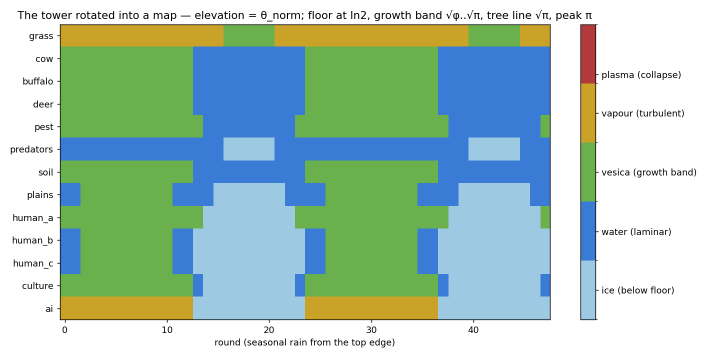
#> input picture alignment/tower_map.png, 1430 x 715 px (shown at 1/2 size); its folder holds only this picture in this run
$ python -i mixedness_observer.py   (imports and definitions only)
#> lines starting #> are read from the running program, lines starting #| are printed output that depends on the picture
#!/usr/bin/env python3
"""
Mixedness / blur observer (Jonathan's C-field idea, image side).
================================================================
Model-free, local boundary-structure route — orthogonal to the semantic vision
routes and to the global spectral route. Measures how the image blends region to
region (the "mixedness" / blur field) and whether that blur is physically
structured (real: depth-of-field, coherent) or anomalous (AI: melted seams, flat
soft, composited halos).

Features per image:
  lap_var       global sharpness (variance of Laplacian)
  sharp_cv      coeff. of variation of the LOCAL sharpness map = depth-of-field
                structure (real photos: sharp subject + blurred bg -> high CV)
  blur_ratio    |grad(blur(x))| / |grad(x)|  (already-soft images -> near 1; AI melt higher)
  grad_kurt     kurtosis of gradient magnitude (natural images heavy-tailed)
  mix_mean      mean color-assignment ambiguity (the mixedness field)
  mix_frac      fraction of strongly-mixed pixels (spread of the mixed zones)

Reports AUC per feature on the art set and the photo set (label-free
discrimination). No API cost.
"""
import glob
import numpy as np
from PIL import Image
from scipy import ndimage


def auc(scores, labels):
    reals = [s for s, y in zip(scores, labels) if y == 1]
    ais = [s for s, y in zip(scores, labels) if y == 0]
    w = sum(1 for r in reals for a in ais if r > a) + 0.5 * sum(1 for r in reals for a in ais if r == a)
    return w / (len(reals) * len(ais))

S = 320   # analysis size


def _kmeans_dists(X, k=6, iters=8):
    idx = np.linspace(0, len(X) - 1, k).astype(int)
    C = X[idx].astype(float)
    for _ in range(iters):
        d = ((X[:, None, :] - C[None, :, :]) ** 2).sum(2)
        a = d.argmin(1)
        for j in range(k):
            m = a == j
            if m.any():
                C[j] = X[m].mean(0)
    return ((X[:, None, :] - C[None, :, :]) ** 2).sum(2)


def features(path):
#> called with path = '../../alignment/tower_map.png'
    im = Image.open(path).convert("RGB").resize((S, S))
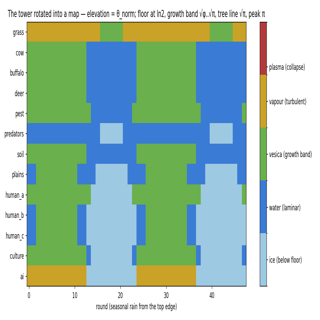
#> im: PIL image 320x320 RGB; mean R, G, B 167.9, 197.4, 184.8
    rgb = np.asarray(im, dtype=np.float64)
    g = rgb.mean(2)
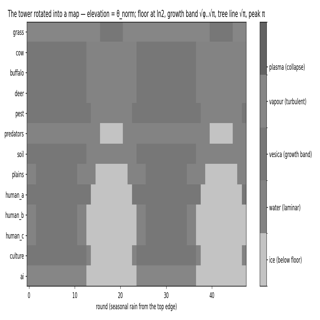
#> g: shape (320, 320) float64; min 46.67, max 255, mean 183.4
    g = (g - g.mean()) / (g.std() + 1e-6)
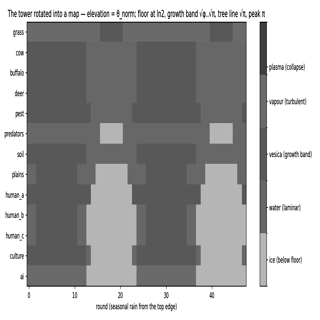
#> g: shape (320, 320) float64; min -2.28, max 1.2, mean -1.69e-16; drawn with min black and max white

    # sharpness
    lap = ndimage.laplace(g)
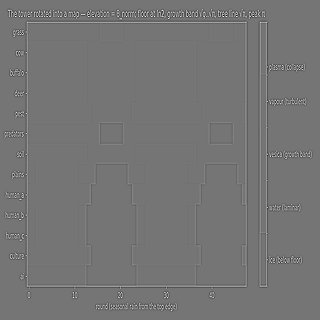
#> lap: shape (320, 320) float64; min -7.82, max 9.22, mean 8.67e-19; drawn with min black and max white
    lap_var = float(lap.var())
#> lap_var = 0.403
    local_sharp = ndimage.uniform_filter(lap ** 2, size=20)
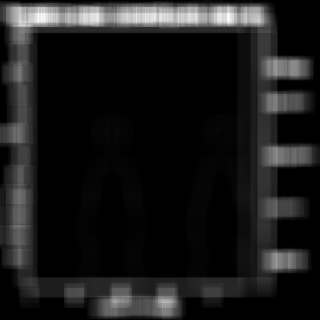
#> local_sharp: shape (320, 320) float64; min -4.36e-15, max 3.86, mean 0.403; drawn with min black and max white
    sharp_cv = float(local_sharp.std() / (local_sharp.mean() + 1e-9))   # DoF structure
#> sharp_cv = 1.71

    # edge melt: how much a mild blur changes the gradient
    gx = ndimage.sobel(g, axis=0); gy = ndimage.sobel(g, axis=1)
    grad = np.hypot(gx, gy)
    gb = ndimage.gaussian_filter(g, 2.0)
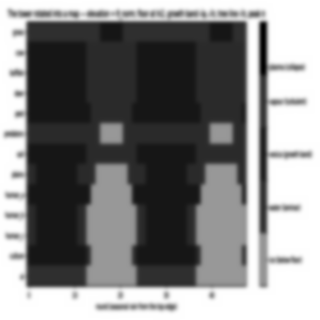
#> gb: shape (320, 320) float64; min -1.29, max 1.2, mean -2.66e-16; drawn with min black and max white
    gbx = ndimage.sobel(gb, axis=0); gby = ndimage.sobel(gb, axis=1)
    gradb = np.hypot(gbx, gby)
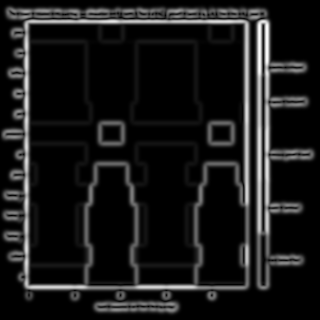
#> gradb: shape (320, 320) float64; min 0, max 4.01, mean 0.399; drawn with min black and max white
    blur_ratio = float(gradb.mean() / (grad.mean() + 1e-9))             # melt -> higher
#> blur_ratio = 0.623

    gm = grad.ravel()
    gm = (gm - gm.mean()) / (gm.std() + 1e-9)
    grad_kurt = float((gm ** 4).mean())                                 # heavy tail
#> grad_kurt = 15.74

    # color mixedness field (down-sample for k-means)
    small = np.asarray(im.resize((96, 96)), dtype=np.float64).reshape(-1, 3)
    d = _kmeans_dists(small, k=6, iters=8)
#> in _kmeans_dists, `idx = np.linspace(0, len(X) - 1, k).astype(int)`: idx = [0, 1843, 3686, 5529, 7372, 9215]
#> in _kmeans_dists, `C = X[idx].astype(float)`: C = [[255, 255, 255], [106, 176, 76], [57, 123, 213], [106, 176, 76], [255, 255, 255], [255, 255, 255]]
#> after the loop in _kmeans_dists, `for _ in range(iters):`: C = [[162.4, 195.1, 212.6], [194.6, 155.4, 42.54], [61, 125.4, 209.2], [106.4, 174.8, 78.04], [230.4, 230.6, 230.3], [254.5, 254.5, 254.6]]
    ds = np.sort(d, axis=1)
    gap = (ds[:, 1] - ds[:, 0]) / (ds[:, 0] + 1e-6)     # small gap = ambiguous
#> gap = 9216 values, max 6214.2 at index 1370, min 0.0114 at index 292, mean 1169.9
    ambiguity = 1.0 / (1.0 + gap)
#> ambiguity = 9216 values, max 0.989 at index 292, min 0.000161 at index 1370, mean 0.0612
    mix_mean = float(ambiguity.mean())
#> mix_mean = 0.0612
    mix_frac = float((ambiguity > 0.6).mean())
#> mix_frac = 0.0298

    return {"lap_var": lap_var, "sharp_cv": sharp_cv, "blur_ratio": blur_ratio,
            "grad_kurt": grad_kurt, "mix_mean": mix_mean, "mix_frac": mix_frac}


def run(name, real_glob, ai_glob):
    reals = sorted(glob.glob(real_glob)); ais = sorted(glob.glob(ai_glob))
    rows = [features(p) for p in reals] + [features(p) for p in ais]
    labels = [1] * len(reals) + [0] * len(ais)
    print(f"\n=== {name}  ({len(reals)} real / {len(ais)} ai) ===")
    best = None
    for k in rows[0]:
        a = auc([r[k] for r in rows], labels)
        sep = abs(a - 0.5)
        print(f"  {k:<12} AUC {a:.3f}  sep {sep:.3f}")
        if best is None or sep > best[1]:
            best = (k, sep, a)
    print(f"  best: {best[0]} (AUC {best[2]:.3f})")
    return rows, labels


# [3 lines not run here, left out]

>>> result = features('../../alignment/tower_map.png')
#> result = {'lap_var': 0.403, 'sharp_cv': 1.71, 'blur_ratio': 0.623, 'grad_kurt': 15.74, 'mix_mean': 0.0612, 'mix_frac': 0.0298}
